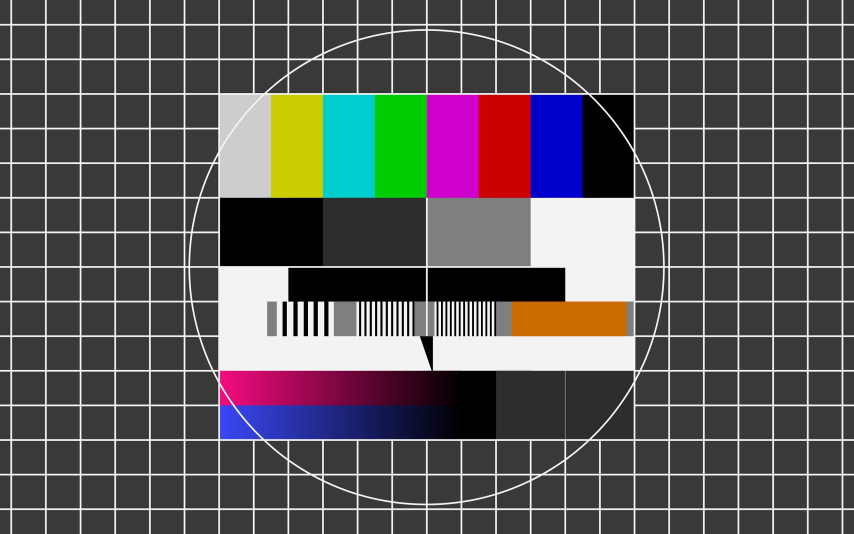
#> input picture openCV/pictures/boradcast.jpg, 2560 x 1600 px (shown at 1/3 size)
$ python opencv_threasholding.py --image ../pictures/boradcast.jpg
#> lines starting #> are read from the running program, lines starting #| are printed output that depends on the picture; after the words box and inside, x2 and y2 are one past the last pixel; in counts of white or black regions, pixels touching at a corner belong together
import argparse
import imutils
import cv2

ap = argparse.ArgumentParser()
ap.add_argument("-i", "--image", required=True,
    help="path to input image")
args = vars(ap.parse_args())

image = cv2.imread(args["image"])
#> image is the input picture: shape (1600, 2560, 3); mean B, G, R 87.2, 85.5, 88.4
cv2.imshow("Image", image)
cv2.waitKey(0)

gray = cv2.cvtColor(image, cv2.COLOR_BGR2GRAY)
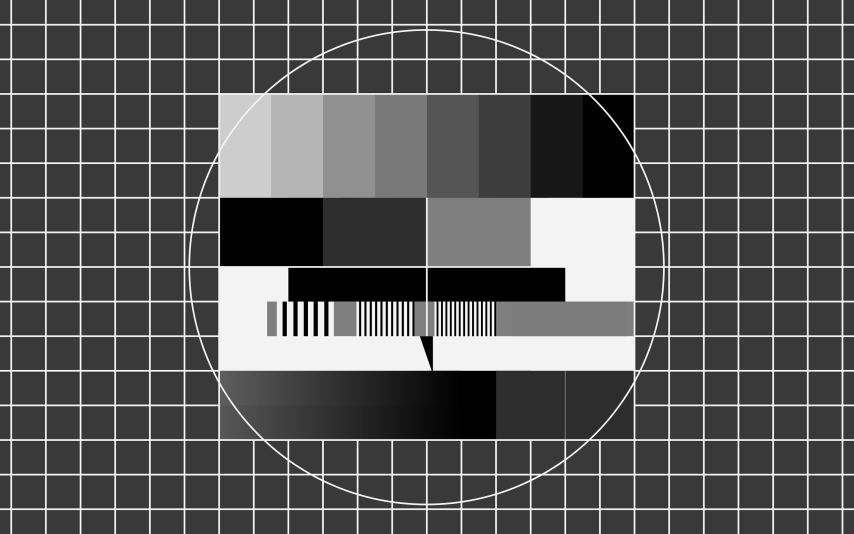
#> gray: shape (1600, 2560) (shown at 1/3 size); min 0, max 255, mean 86.6
thresh = cv2.threshold(gray, 225, 255, cv2.THRESH_BINARY_INV)[1]
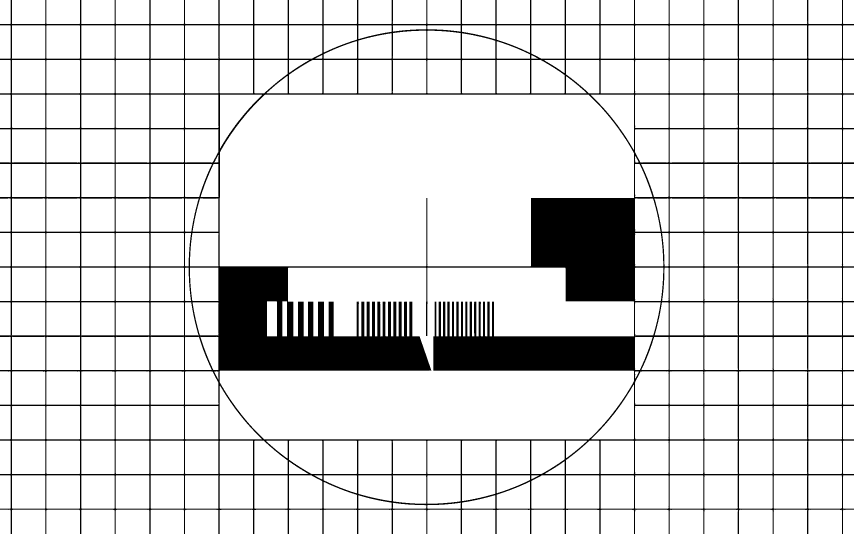
#> thresh: shape (1600, 2560) (shown at 1/3 size); 87.6% white; 1 black region, box (x1, y1, x2, y2) and area: (0, 0, 2560, 1600) 507086
cv2.imshow("Thresh", thresh)
cv2.waitKey(0)
